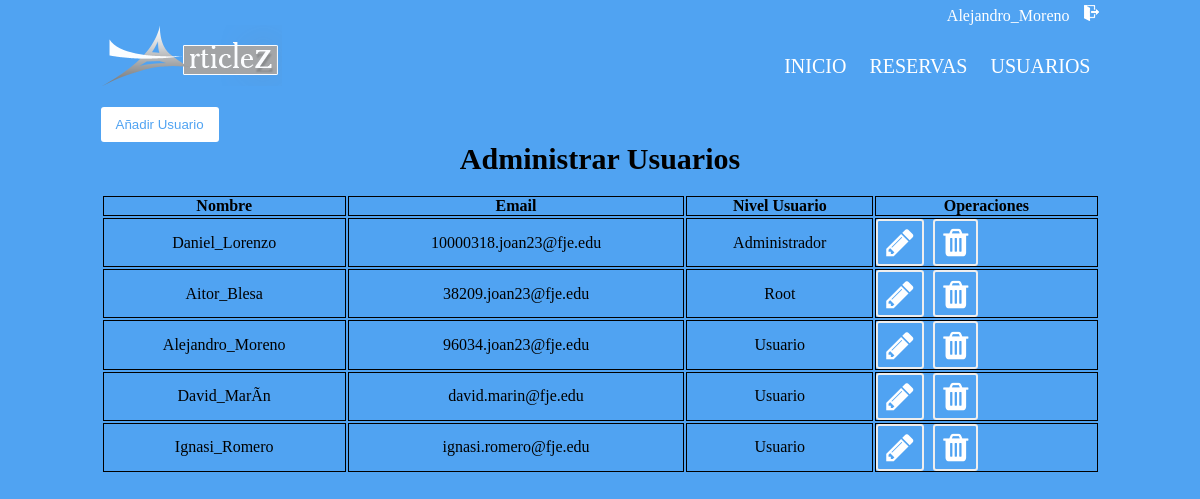
Screenshot of /usuarios.php (signed in) with the database file from the repository.
### tables this page shows
CREATE TABLE IF NOT EXISTS `tbl_usuaris` (
`id_usuari` int(11) NOT NULL,
  `pass_usuari` varchar(20) NOT NULL,
  `nom_usuari` varchar(20) NOT NULL,
  `email_usuari` varchar(50) NOT NULL,
  `id_tipo_usuari` int(11) DEFAULT NULL
);

CREATE TABLE IF NOT EXISTS `tbl_tipo_usuari` (
`id_tipo_usuari` int(11) NOT NULL,
  `tipus_usuari` varchar(20) NOT NULL
);

### login/session.php (called while the page is built, shortened)
<?php
$con = mysqli_connect('localhost', 'root', '', 'bd_botiga_reserva_mejora');
$user_check=$_SESSION['login_user'];
$sql = "SELECT * FROM tbl_usuaris WHERE id_usuari = '$user_check'";
$datos = mysqli_query($con, $sql);
$row = mysqli_fetch_assoc($datos);
$login_session =$row['nom_usuari'];
?>

### usuarios.php (the view, shortened to what this page needs)
<?php
include('login/session.php');
$conexion = mysqli_connect('localhost','root','','bd_botiga_reserva_mejora');
$sql = "SELECT tbl_usuaris.nom_usuari, tbl_usuaris.email_usuari, tbl_tipo_usuari.tipus_usuari, tbl_usuaris.id_usuari FROM tbl_usuaris INNER JOIN tbl_tipo_usuari ON tbl_tipo_usuari.id_tipo_usuari = tbl_usuaris.id_tipo_usuari";
?>
<!DOCTYPE html>
<html>
  <head>
      <link rel="stylesheet" type="text/css" href="css/estilo.css"/>
      <link rel="stylesheet" href="https://maxcdn.bootstrapcdn.com/font-awesome/4.4.0/css/font-awesome.min.css">
  </head>
    <body>
<a name="top">
      <div id="barraUser">
        <div id="barraLogin">
          <ul id="listaLogin">
            <li class="username"><?php echo $login_session?> </li>
            <li><a href="login/logout.php"><img src="img/exit.png" alt="Salir" title="Salir" /></a></li>
          </ul>
        </div>
      </div>
      <header>
        <section id="cabecera">
          <figure>
            <a href="productos.php"><img src="img/logo.png"/></a>
          </figure>
          <nav>
            <ul>
              <a href="productos.php"><li>INICIO</li></a>
              <a href="mis_reservas.php"><li>RESERVAS</li></a>
              <li>USUARIOS</li>
            </ul>
          </nav>
        </section>
      </header>
      <div id="barraNegraDatos">
         <div id="barraOpciones">
            <form action="" method="get">
            <input type="submit" name="name" class="form2" value="Añadir Usuario">
         </div>
      </div>
        <main>
        <h1 class="titulo">Administrar Usuarios</h1>
        	<section>
            <?php
              $datos = mysqli_query($conexion,$sql);
              ?>
              <table border bordercolor=black>
              <tr>
                <th>Nombre</th>
                <th>Email</th>
                <th>Nivel Usuario</th>
                <th>Operaciones</th>
              </tr>
              <?php
                while ($mostrar = mysqli_fetch_array($datos)) {
                    echo "<tr><td>";
                    echo "$mostrar[nom_usuari]";
                    echo "</td><td>$mostrar[email_usuari]</td>";
                    echo "</td><td>$mostrar[tipus_usuari]</td>";
                    echo "<td><a href='modificar.php?id_usuari=$mostrar[id_usuari]'><i style='color: white;' class='fa fa-pencil fa-2x fa-pull-left fa-border'       title='modificar'></a></i>
                              <i style='color: white;' class='fa fa-trash fa-2x fa-pull-left fa-border' title='borrar'></i>";
                    echo "</td></tr>";
                }
            ?>
            <br/>
            </table>
        	</section>
        </main>
    </body>
</html>

### css/estilo.css (style rules this page uses)
* { padding: 0; margin: 0;;;; }
body { background: -webkit-linear-gradient(top left, #50A3f2 0%, #50A3f2 100%); background: linear-gradient(to bottom right, #50A3f2 0%, #50A3f2 100%); }
a { text-decoration: none; color: white; }
#barraUser { background: -webkit-linear-gradient(top left, #50A3f2 0%, #50A3f2 100%); background: linear-gradient(to bottom right, #50A3f2 0%, #50A3f2 100%); width: 100%; height: 25px; min-width: 999px; }
#barraLogin { margin: 0 auto; position: relative; width: 999px; }
#listaLogin { float: right; padding-top: 5px; text-decoration: none; }
#listaLogin li { display: inline; color: white; }
#listaLogin li a { color: white; text-decoration: none; }
header { text-align: center; position: relative; width: 100%; height: 62px; }
section { margin: 0 auto; width: 999px; background-color: rgba(0, 0, 0, 0); }
figure { position: relative; float: left; width: 25%; height: 62px; }
figure img { position: relative; float: left; }
nav { float: right; position: relative; width: 75%; }
nav ul { color: white; text-align: right; text-decoration: none; padding-top: 30px; font-size: 20px; }
nav ul li { text-align: right; display: inline; padding-right: 9px; padding-left: 9px; }
.titulo { text-align: center; font-size: 30px; }
#barraNegraDatos { padding-top: 20px; padding-left: 0px;; }
#barraOpciones { width: 999px; position: relative; margin: 0 auto; }
table { width: 100%; text-align: center; border: 1px; }
table tr td { color: black; }
.form2 { -webkit-appearance: none; -moz-appearance: none; appearance: none; outline: 0; border: 0; padding: 10px 15px; color: #50A3f2; border-radius: 3px; cursor: pointer; margin-left: auto; -webkit-transition-duration: 0.25s; transition-duration: 0.25s; background-color: white; margin-right: auto; }
.username { text-align: right; color: white; margin-right: 10px; }

### rows the page displays
tbl_usuaris: nom_usuari "Alejandro_Moreno", email_usuari "96034.joan23@fje.edu", id_tipo_usuari.tipus_usuari "Usuario"
tbl_usuaris: nom_usuari "Daniel_Lorenzo", email_usuari "10000318.joan23@fje.edu", id_tipo_usuari.tipus_usuari "Administrador"
tbl_usuaris: nom_usuari "Aitor_Blesa", email_usuari "38209.joan23@fje.edu", id_tipo_usuari.tipus_usuari "Root"
tbl_usuaris: nom_usuari "David_MarÃ­n", email_usuari "david.marin@fje.edu", id_tipo_usuari.tipus_usuari "Usuario"
tbl_usuaris: nom_usuari "Ignasi_Romero", email_usuari "ignasi.romero@fje.edu", id_tipo_usuari.tipus_usuari "Usuario"
